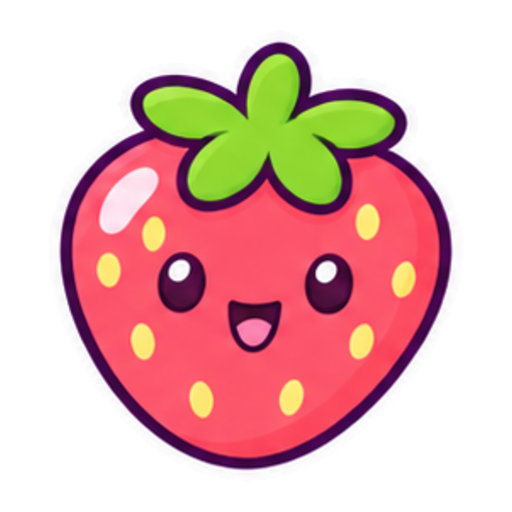
#> input picture ColoringBook/ColoringBook/Assets.xcassets/Sticker-strawberry.imageset/Sticker-strawberry@2x.png, 512 x 512 px
$ python prep_input.py ../../ColoringBook/ColoringBook/Assets.xcassets/Sticker-strawberry.imageset/Sticker-strawberry@2x.png
#> lines starting #> are read from the running program, lines starting #| are printed output that depends on the picture
"""Prepare a photo the way the app will before sending it to the model.

Steps: rotate by EXIF, crop to 3:4 (portrait or landscape, following the photo),
resize to 768x1024 or 1024x768, lighten to a pale greyscale, save as JPEG with no
metadata (EXIF and GPS are dropped because nothing is copied over).

The lightening step stops FLUX 3 Klein from filling dark hair solid black: the model
copies the photo's tones, so the darkest tone is lifted to light grey (130).

Usage:
    python prep_input.py photo.jpeg                 # centre crop
    python prep_input.py cat.jpeg --x0 120          # crop window starts at x=120
    python prep_input.py photo.jpeg --no-light      # skip lightening

Needs: pillow, numpy.
"""
import argparse
import os

import numpy as np
from PIL import Image, ImageOps

SHORT, LONG = 768, 1024
DARKEST = 130  # darkest tone after lightening, 0..255


def main():
    ap = argparse.ArgumentParser()
    ap.add_argument("src")
    ap.add_argument("--x0", type=int, help="left edge of the crop window (landscape crops)")
    ap.add_argument("--y0", type=int, help="top edge of the crop window (portrait crops)")
    ap.add_argument("--no-light", action="store_true")
    args = ap.parse_args()

    im = ImageOps.exif_transpose(Image.open(args.src)).convert("RGB")
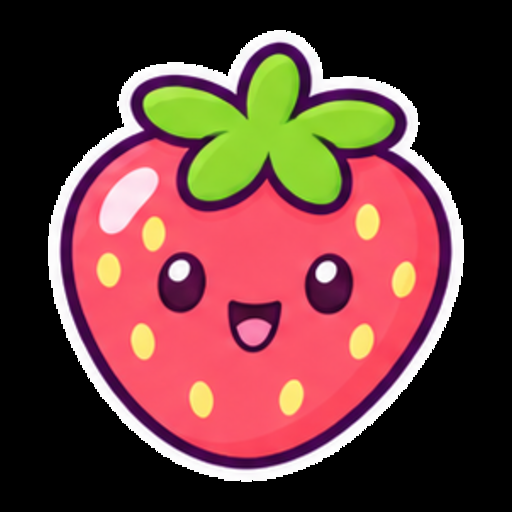
#> im: PIL image 512x512 RGB; mean R, G, B 105.5, 61.3, 59
    w, h = im.size
#> w = 512; h = 512
    W, H = (SHORT, LONG) if h >= w else (LONG, SHORT)
#> W = 768; H = 1024
    ratio = W / H
#> ratio = 0.75
    if w / h > ratio:  # too wide: crop the sides
        nw = round(h * ratio)
#> nw = 384
        x0 = (w - nw) // 2 if args.x0 is None else max(0, min(args.x0, w - nw))
#> x0 = 64
        im = im.crop((x0, 0, x0 + nw, h))
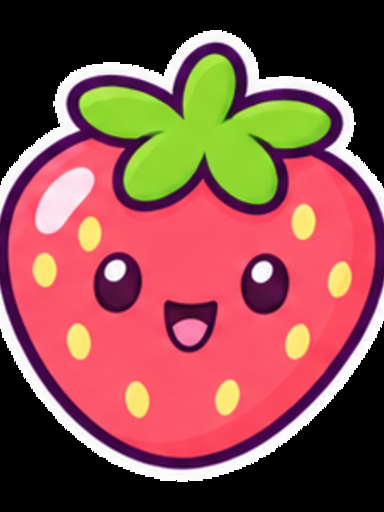
#> im: PIL image 384x512 RGB; mean R, G, B 137.1, 78.3, 75.1
    elif w / h < ratio:  # too tall: crop top and bottom
        nh = round(w / ratio)
        y0 = (h - nh) // 2 if args.y0 is None else max(0, min(args.y0, h - nh))
        im = im.crop((0, y0, w, y0 + nh))
    im = im.resize((W, H), Image.LANCZOS)
#> im: PIL image 768x1024 RGB

    suffix = f"-{W}x{H}"
#> suffix = '-768x1024'
    if not args.no_light:
        g = ImageOps.autocontrast(im.convert("L"), cutoff=1)
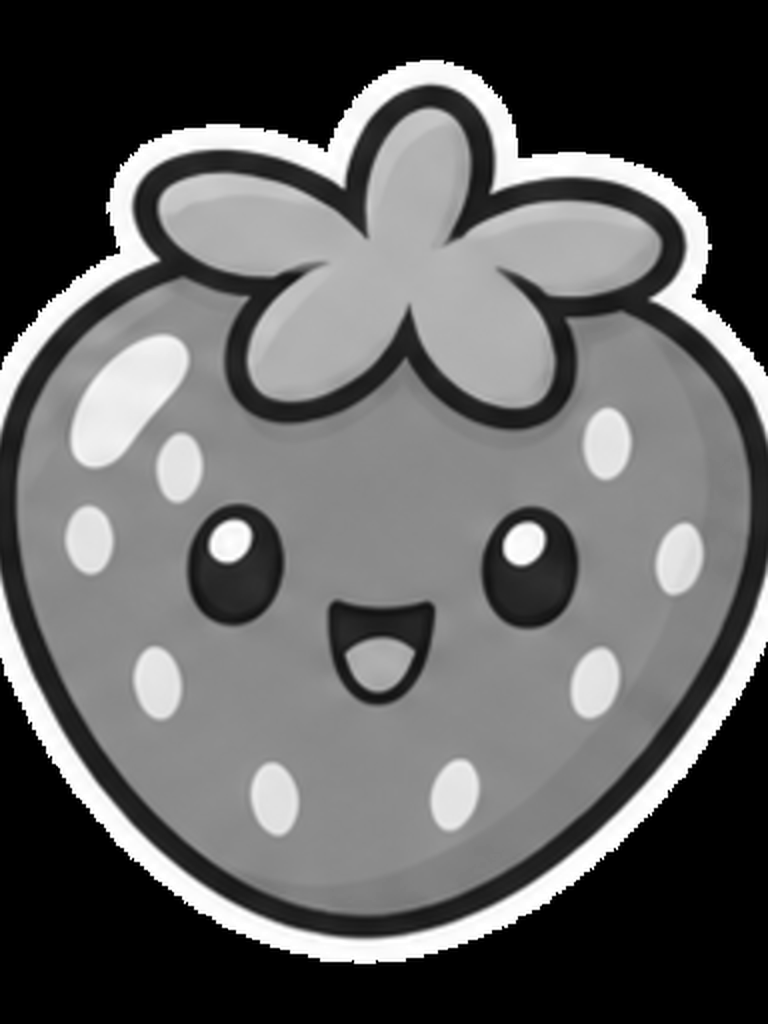
#> g: PIL image 768x1024 L; min 0, max 255, mean 96.1
        a = np.asarray(g).astype(np.float32)
        a = DARKEST + a * (255 - DARKEST) / 255
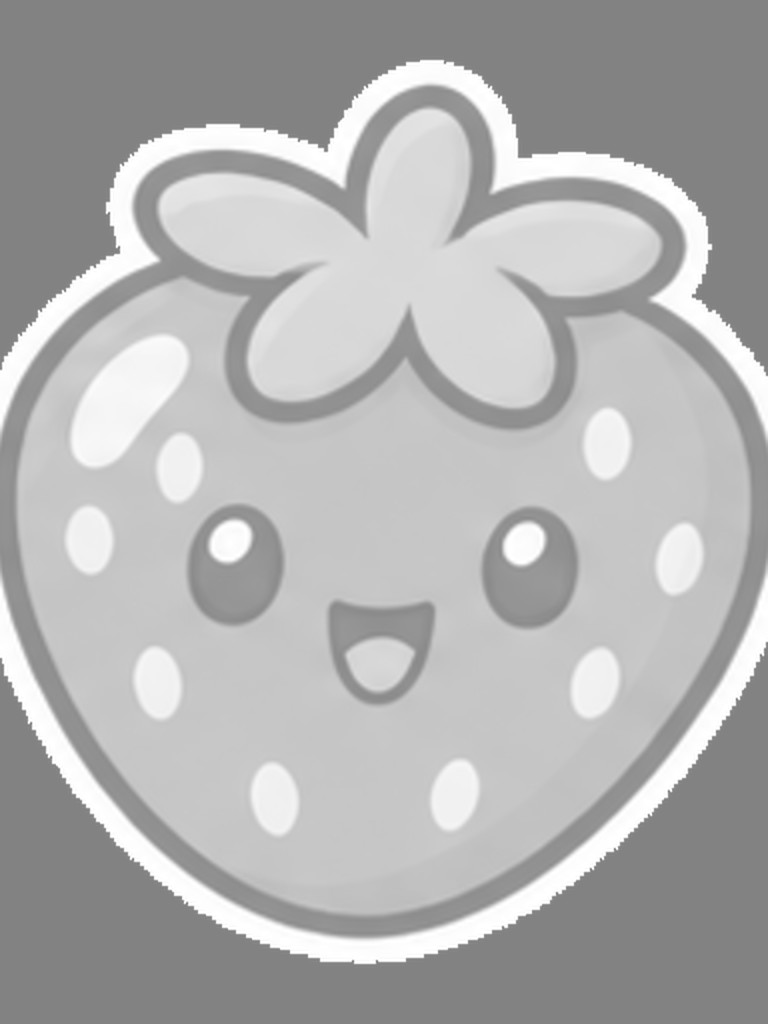
#> a: shape (1024, 768) float32; min 130, max 255, mean 177.1
        im = Image.fromarray(a.clip(0, 255).astype(np.uint8)).convert("RGB")
        suffix += "-light"
#> suffix = '-768x1024-light'

    stem = os.path.splitext(args.src)[0]
    out = f"{stem}{suffix}.jpg"
    im.save(out, "JPEG", quality=88, optimize=True)
    print(f"{args.src} {w}x{h} -> {out} {W}x{H}, {os.path.getsize(out) // 1024} KB")
#> (printed output is left out)


if __name__ == "__main__":
    main()
